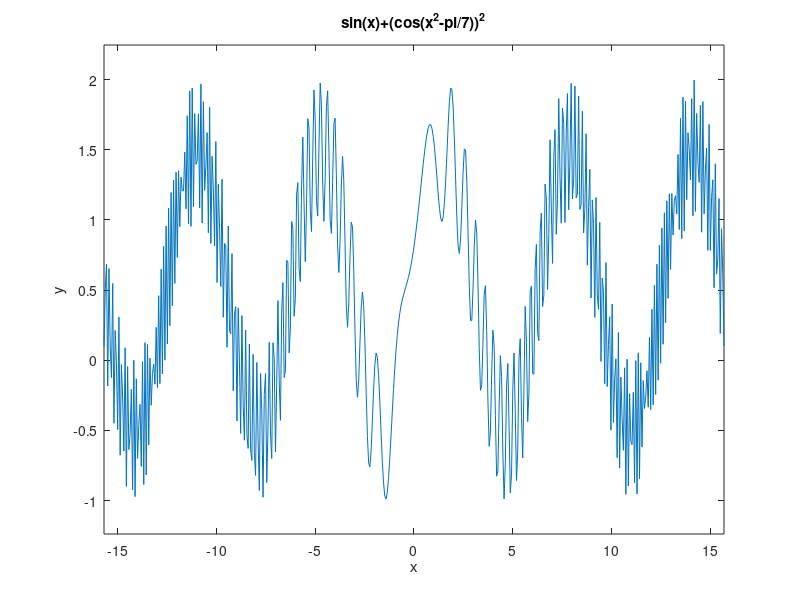
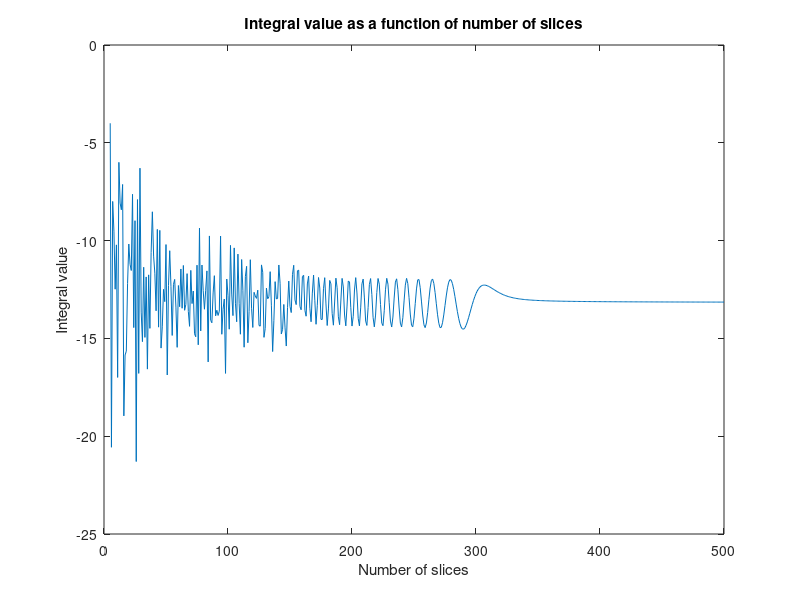

MATLAB code for these plots, in order:
%% Problem 3

clear; clc; close all;

%% i)
figure()
ezplot('sin(x)+(cos(x.^2-pi/7)).^2',[-5*pi 5*pi]);
xlabel('x');
ylabel('y');

%% ii) 

% Iterating through slices and finding integral value.
integral_value = [];
for i = 5:500
     x = linspace(-5*pi,5*pi,i);
     fun1 = sin(x)+(cos(x.^2-pi/7)).^2;
     integral_value(end+1) = trapz(fun1,x);
end
 
figure()
plot(5:500,integral_value);
xlabel('Number of slices');
ylabel('Integral value');
title('Integral value as a function of number of slices');

% By visual inspection, you need about 350 slices
% before the trapezoidal approximation converges to
% quadrature-based solution.

%trap_val = trapz(fun1,-5*pi:5*pi);

%% iii)
% Integrating with numerical integration.
fun2 = @(x)sin(x)+(cos(x.^2-pi/7)).^2;
integral(fun2,-5*pi,5*pi)